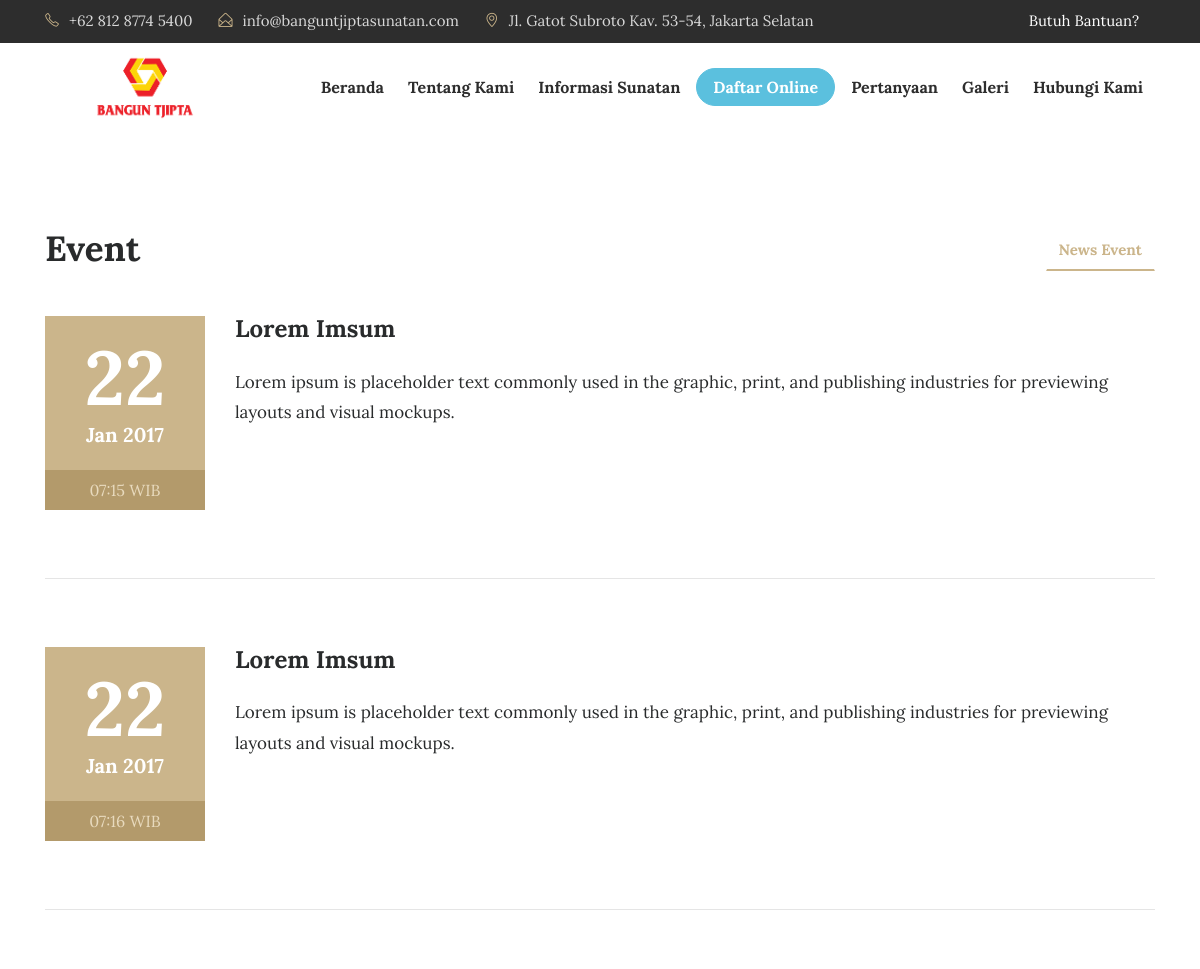
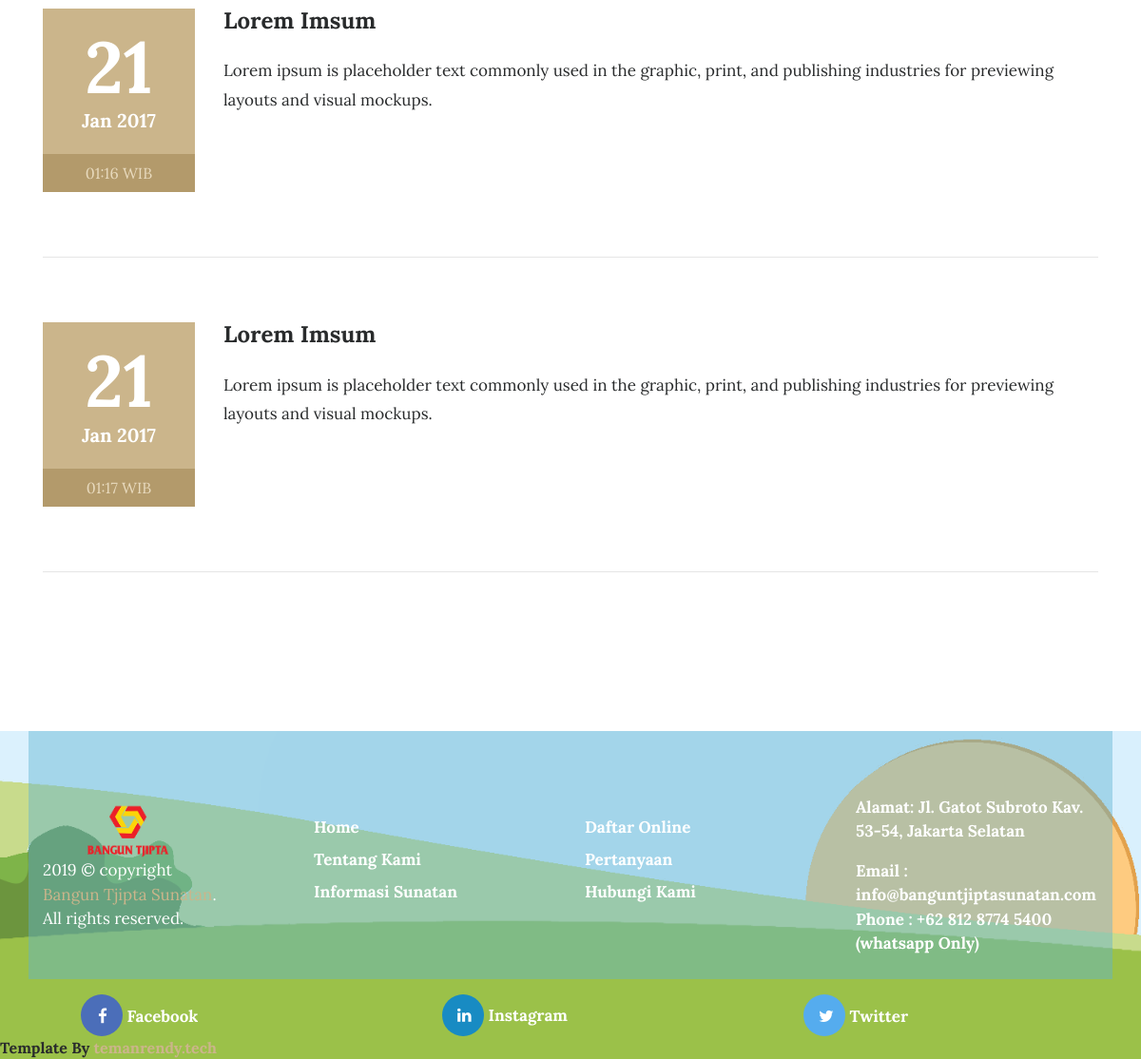
The app's page /index.php/pengumuman with its own data (2 pictures, top to bottom).
### tables this page shows
CREATE TABLE `tbl_pengumuman` (
  `pengumuman_id` int(11) NOT NULL,
  `pengumuman_judul` varchar(150) DEFAULT NULL,
  `pengumuman_deskripsi` text DEFAULT NULL,
  `pengumuman_tanggal` timestamp NULL DEFAULT current_timestamp(),
  `pengumuman_author` varchar(60) DEFAULT NULL
);

### application/controllers/Pengumuman.php (called while the page is built, shortened)
<?php
class Pengumuman extends CI_Controller{
	function __construct(){
		$this->load->model('m_pengumuman');
		$this->load->model('m_pengunjung');
	}
	function index(){
		$jum=$this->m_pengumuman->pengumuman();
        $page=$this->uri->segment(3);
        if(!$page):
            $offset = 0;
        else:
            $offset = $page;
        endif;
        $limit=7;
        $config['base_url'] = base_url() . 'pengumuman/index/';
            $config['total_rows'] = $jum->num_rows();
            $config['per_page'] = $limit;
            $config['uri_segment'] = 3;
	          $config['full_tag_open']    = '<div class="pagging text-center"><nav><ul class="pagination justify-content-center">';
	          $config['full_tag_close']   = '</ul></nav></div>';
	          $config['num_tag_open']     = '<li class="page-item"><span class="page-link">';
	          $config['num_tag_close']    = '</span></li>';
	          $config['cur_tag_open']     = '<li class="page-item"><span class="page-link">';
	          $config['cur_tag_close']    = '<span class="sr-only">(current)</span></span></li>';
	          $config['next_tag_open']    = '<li class="page-item"><span class="page-link">';
	          $config['next_tagl_close']  = '<span aria-hidden="true">&raquo;</span></span></li>';
	          $config['prev_tag_open']    = '<li class="page-item"><span class="page-link">';
	          $config['prev_tagl_close']  = '</span>Next</li>';
	          $config['first_tag_open']   = '<li class="page-item"><span class="page-link">';
	          $config['first_tagl_close'] = '</span></li>';
	          $config['last_tag_open']    = '<li class="page-item"><span class="page-link">';
	          $config['last_tagl_close']  = '</span></li>';
            $config['first_link'] = 'Awal';
            $config['last_link'] = 'Akhir';
            $config['next_link'] = 'Next >>';
            $config['prev_link'] = '<< Prev';
            $this->pagination->initialize($config);
            $x['page'] =$this->pagination->create_links();
						$x['data']=$this->m_pengumuman->pengumuman_perpage($offset,$limit);
						$this->load->view('depan/v_pengumuman',$x);
	}
}

### index.php (called while the page is built, shortened)
<?php
require_once BASEPATH.'core/CodeIgniter.php';

### application/models/M_pengumuman.php (called while the page is built, shortened)
<?php
class M_pengumuman extends CI_Model{
	function pengumuman_perpage($offset,$limit){
		$hsl=$this->db->query("SELECT pengumuman_id,pengumuman_judul,pengumuman_deskripsi,pengumuman_tanggal,DATE_FORMAT(pengumuman_tanggal,'%d/%m/%Y') AS tanggal,pengumuman_author FROM tbl_pengumuman ORDER BY pengumuman_id DESC limit $offset,$limit");
		return $hsl;
	}
}

### application/views/depan/v_pengumuman.php (the view, shortened to what this page needs)
<!DOCTYPE html>
<html lang="en">
<head>
    <link rel="stylesheet" href="<?php echo base_url().'theme/css/bootstrap.min.css'?>">
    <link rel="stylesheet" href="<?php echo base_url().'theme/css/font-awesome.min.css'?>">
    <link rel="stylesheet" href="<?php echo base_url().'theme/css/simple-line-icons.css'?>">
    <link rel="stylesheet" href="<?php echo base_url().'theme/css/fullcalendar.min.css'?>" />
    <link rel="stylesheet" href="<?php echo base_url().'theme/css/owl.carousel.min.css'?>">
    <link href="<?php echo base_url().'theme/css/style.css'?>" rel="stylesheet">
</head>
<body>
<section class="events">
    <div class="container">
        <div class="row">
            <div class="col-md-4">
                <h2 class="event-title">Event</h2>
            </div>
            <div class="col-md-8">
                <ul class="nav nav-tabs" role="tablist">
                    <li class="nav-item nav-tab1">
                        <a class="nav-link tab-list active" data-toggle="tab" href="#upcoming-events" role="tab">News Event </a>
                    </li>
                </ul>
            </div>
        </div>
        <br>
        <div class="row">
            <div class="tab-content">
                <div class="tab-pane active" id="upcoming-events" role="tabpanel">
                  <?php foreach($data->result() as $row):?>
                    <div class="col-md-12">
                        <div class="row">
                            <div class="col-md-2">
                                <div class="event-date">
                                    <h4><?php echo date("d", strtotime($row->pengumuman_tanggal));?></h4> <span><?php echo date("M Y", strtotime($row->pengumuman_tanggal));?></span>
                                </div>
                                <span class="event-time"><?php echo date("H:i", strtotime($row->pengumuman_tanggal)).' WIB';?></span>
                            </div>
                            <div class="col-md-10">
                                <div class="event-heading">
                                    <h3><?php echo $row->pengumuman_judul;?></h3>
                                    <p><?php echo $row->pengumuman_deskripsi;?></p>
                                </div>
                          </div>
                      </div>
                      <hr class="event-underline">
                  </div>
                <?php endforeach;?>
      <div class="col-md-12 text-center">
    </div>
</div>
</div>
</div>
</div>
</section>
</body>
</html>

### records on screen
tbl_pengumuman: pengumuman_tanggal "22", pengumuman_tanggal "Jan 2017", pengumuman_tanggal "07:15", pengumuman_judul "Lorem Imsum", pengumuman_deskripsi "Lorem ipsum is placeholder text commonly used in the graphic, print, and publishing industries for previewing layouts and visual mockups."
tbl_pengumuman: pengumuman_tanggal "22", pengumuman_tanggal "Jan 2017", pengumuman_tanggal "07:16", pengumuman_judul "Lorem Imsum", pengumuman_deskripsi "Lorem ipsum is placeholder text commonly used in the graphic, print, and publishing industries for previewing layouts and visual mockups."
tbl_pengumuman: pengumuman_tanggal "21", pengumuman_tanggal "Jan 2017", pengumuman_tanggal "01:16", pengumuman_judul "Lorem Imsum", pengumuman_deskripsi "Lorem ipsum is placeholder text commonly used in the graphic, print, and publishing industries for previewing layouts and visual mockups."
tbl_pengumuman: pengumuman_tanggal "21", pengumuman_tanggal "Jan 2017", pengumuman_tanggal "01:17", pengumuman_judul "Lorem Imsum", pengumuman_deskripsi "Lorem ipsum is placeholder text commonly used in the graphic, print, and publishing industries for previewing layouts and visual mockups."
